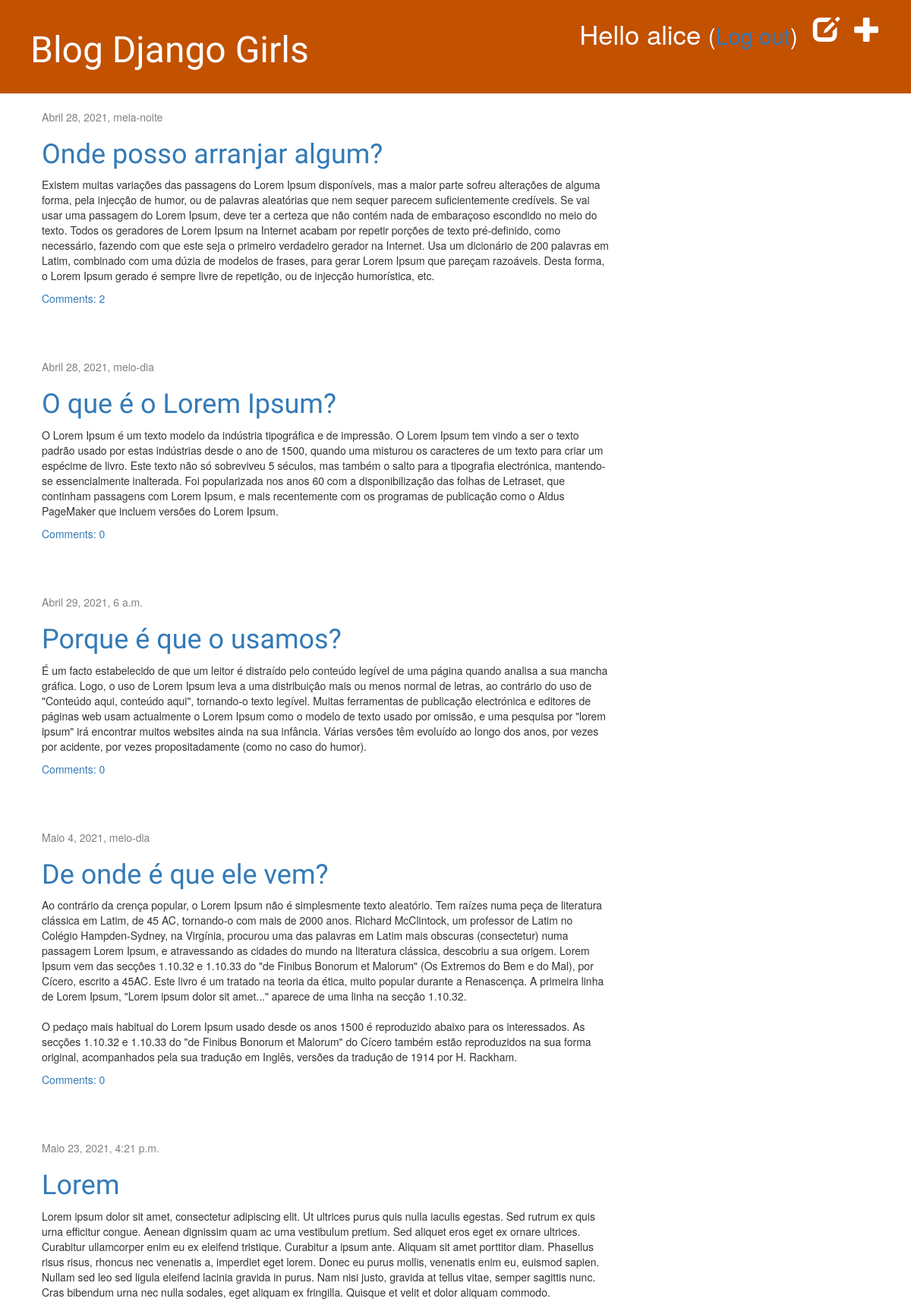
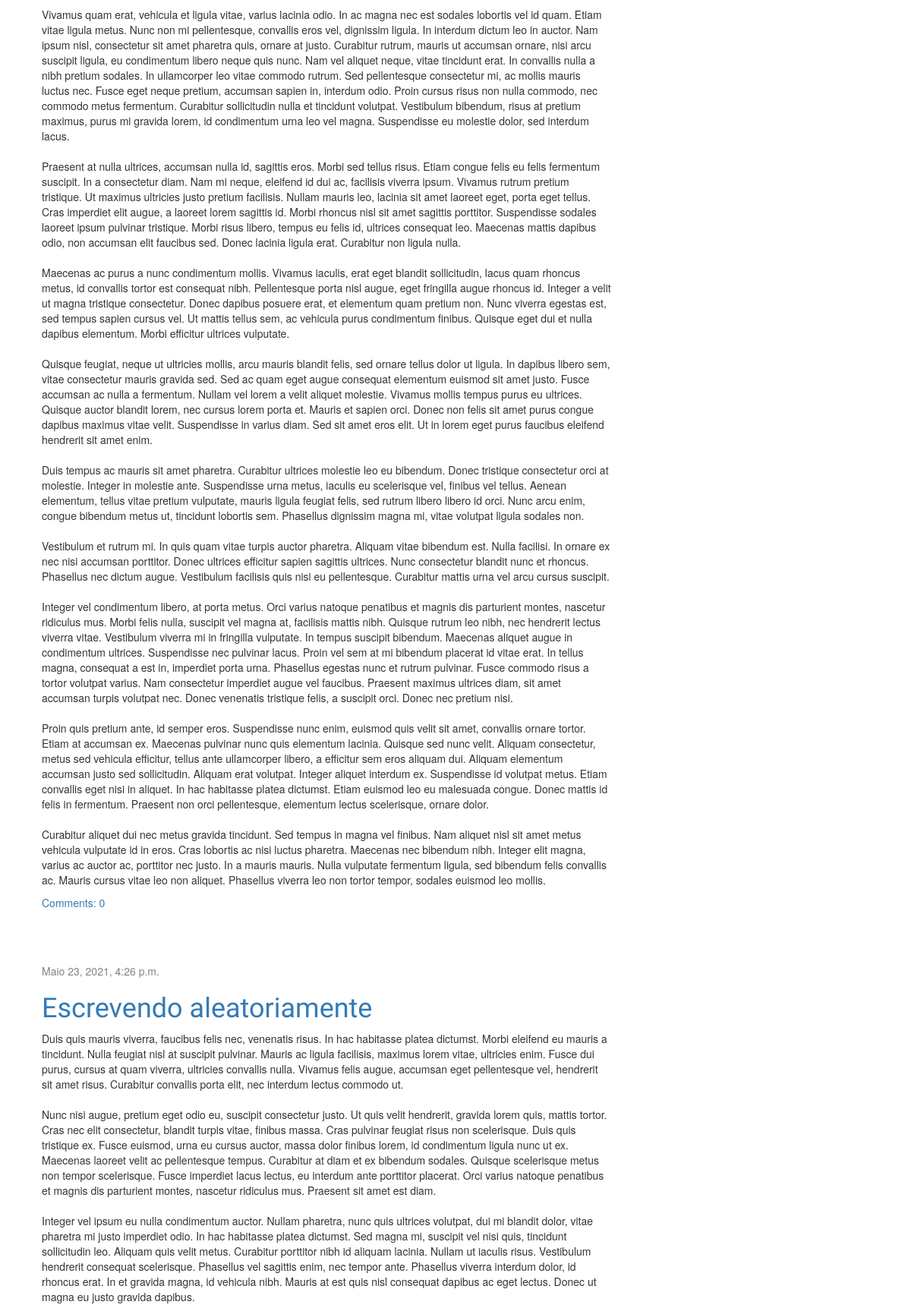
The app's page / (signed in, upper part) with its own data (2 pictures, top to bottom).
### blog/models.py (models this page shows, shortened)
class Post(models.Model):
    author = models.ForeignKey(settings.AUTH_USER_MODEL, on_delete=models.CASCADE)
    title = models.CharField(max_length=200)
    text = models.TextField()
    created_date = models.DateTimeField(default=timezone.now)
    published_date = models.DateTimeField(blank=True, null=True)
    def approved_comments(self):
        return self.comments.filter(approved_comment=True)

### blog/views.py (the view)
# urls.py: path('', views.post_list, name='post_list'),
@login_required
def post_list(request):
    posts = Post.objects.filter(published_date__lte=timezone.now()).order_by('published_date')
    return render(request, 'blog/post_list.html', {'posts': posts})

### blog/templates/blog/post_list.html
{% extends 'blog/base.html' %}
{% block content %}
    {% for post in posts %}
        <div class="post">
            <div class="date">
                {{ post.published_date }}
            </div>
            <h1><a href="{% url 'post_detail' pk=post.pk %}">{{ post.title }}</a></h1>
            <p>{{ post.text|linebreaksbr }}</p>
            <a href="{% url 'post_detail' pk=post.pk %}">Comments: {{ post.approved_comments.count }}</a>
        </div>
    {% endfor %}
{% endblock content %}

### blog/templates/blog/base.html (shortened to what this page needs)
{% load static %}
<html>
    <head>
        <link rel="stylesheet" href="//maxcdn.bootstrapcdn.com/bootstrap/3.2.0/css/bootstrap.min.css">
        <link rel="stylesheet" href="//maxcdn.bootstrapcdn.com/bootstrap/3.2.0/css/bootstrap-theme.min.css">
        <link rel="stylesheet" href="{% static 'css/blog.css' %}">
    </head>
    <body>
        <div class="page-header">
            {% if user.is_authenticated %}
                <a href="{% url 'post_new' %}" class="top-menu"><span class="glyphicon glyphicon-plus"></span></a>
                <a href="{% url 'post_draft_list' %}" class="top-menu"><span class="glyphicon glyphicon-edit"></span></a>
                <p class="top-menu">Hello {{ user.username }} <small>(<a href="{% url 'logout' %}">Log out</a>)</small></p>
            {% else %}
                <a href="{% url 'login' %}" class="top-menu"><span class="glyphicon glyphicon-lock"></span></a>
            {% endif %}
            <h1><a href="/">Blog Django Girls</a></h1>
        </div>
        <div class="content container">
            <div class="row">
                <div class="col-md-8">
                {% block content %}
                {% endblock %}
                </div>
            </div>
        </div>
    </body>
</html>

### blog/static/css/blog.css (style rules this page uses)
.page-header { background-color: #C25100; margin-top: 0; padding: 20px 20px 20px 40px; }
.page-header h1, .page-header h1 a, .page-header h1 a:visited, .page-header h1 a:active { color: #ffffff; font-size: 36pt; text-decoration: none; }
.content { margin-left: 40px; }
h1, h2, h3, h4 { font-family: 'Lobster', cursive; }
.date { color: #828282; }
.top-menu, .top-menu:hover, .top-menu:visited { color: #ffffff; float: right; font-size: 26pt; margin-right: 20px; }
.post { margin-bottom: 70px; }

### records on screen
Post: published_date "Abril 28, 2021, meia-noite", title "Onde posso arranjar algum?", text "Existem muitas variações das passagens do Lorem Ipsum disponíveis, mas a maior parte sofreu alterações de alguma forma, pela injecção de humor, ou de palavras aleatórias que nem sequer parecem suficientemente credíveis. Se vai usar uma passagem do Lorem Ipsum, deve ter a certeza que não contém nada de embaraçoso escondido no meio do texto. Todos os geradores de Lorem Ipsum na Internet acabam por repetir porções de texto pré-definido, como necessário, fazendo com que este seja o primeiro verdadeiro gerador na Internet. Usa um dicionário de 200 palavras em Latim, combinado com uma dúzia de modelos de frases, para gerar Lorem Ipsum que pareçam razoáveis. Desta forma, o Lorem Ipsum gerado é…", approved_comments.count "2"
Post: published_date "Abril 28, 2021, meio-dia", title "O que é o Lorem Ipsum?", text "O Lorem Ipsum é um texto modelo da indústria tipográfica e de impressão. O Lorem Ipsum tem vindo a ser o texto padrão usado por estas indústrias desde o ano de 1500, quando uma misturou os caracteres de um texto para criar um espécime de livro. Este texto não só sobreviveu 5 séculos, mas também o salto para a tipografia electrónica, mantendo-se essencialmente inalterada. Foi popularizada nos anos 60 com a disponibilização das folhas de Letraset, que continham passagens com Lorem Ipsum, e mais recentemente com os programas de publicação como o Aldus PageMaker que incluem versões do Lorem Ipsum.", approved_comments.count "0"
Post: published_date "Abril 29, 2021, 6 a.m.", title "Porque é que o usamos?", text "É um facto estabelecido de que um leitor é distraído pelo conteúdo legível de uma página quando analisa a sua mancha gráfica. Logo, o uso de Lorem Ipsum leva a uma distribuição mais ou menos normal de letras, ao contrário do uso de \"Conteúdo aqui, conteúdo aqui\", tornando-o texto legível. Muitas ferramentas de publicação electrónica e editores de páginas web usam actualmente o Lorem Ipsum como o modelo de texto usado por omissão, e uma pesquisa por \"lorem ipsum\" irá encontrar muitos websites ainda na sua infância. Várias versões têm evoluído ao longo dos anos, por vezes por acidente, por vezes propositadamente (como no caso do humor).", approved_comments.count "0"
Post: published_date "Maio 4, 2021, meio-dia", title "De onde é que ele vem?", text "Ao contrário da crença popular, o Lorem Ipsum não é simplesmente texto aleatório. Tem raízes numa peça de literatura clássica em Latim, de 45 AC, tornando-o com mais de 2000 anos. Richard McClintock, um professor de Latim no Colégio Hampden-Sydney, na Virgínia, procurou uma das palavras em Latim mais obscuras (consectetur) numa passagem Lorem Ipsum, e atravessando as cidades do mundo na literatura clássica, descobriu a sua origem. Lorem Ipsum vem das secções 1.10.32 e 1.10.33 do \"de Finibus Bonorum et Malorum\" (Os Extremos do Bem e do Mal), por Cícero, escrito a 45AC. Este livro é um tratado na teoria da ética, muito popular durante a Renascença. A primeira linha de Lorem Ipsum, \"Lorem…", approved_comments.count "0"
Post: published_date "Maio 23, 2021, 4:21 p.m.", title "Lorem", text "Lorem ipsum dolor sit amet, consectetur adipiscing elit. Ut ultrices purus quis nulla iaculis egestas. Sed rutrum ex quis urna efficitur congue. Aenean dignissim quam ac urna vestibulum pretium. Sed aliquet eros eget ex ornare ultrices. Curabitur ullamcorper enim eu ex eleifend tristique. Curabitur a ipsum ante. Aliquam sit amet porttitor diam. Phasellus risus risus, rhoncus nec venenatis a, imperdiet eget lorem. Donec eu purus mollis, venenatis enim eu, euismod sapien. Nullam sed leo sed ligula eleifend lacinia gravida in purus. Nam nisi justo, gravida at tellus vitae, semper sagittis nunc. Cras bibendum urna nec nulla sodales, eget aliquam ex fringilla. Quisque et velit et dolor aliquam…", approved_comments.count "0"
Post: published_date "Maio 23, 2021, 4:26 p.m.", title "Escrevendo aleatoriamente", text "Duis quis mauris viverra, faucibus felis nec, venenatis risus. In hac habitasse platea dictumst. Morbi eleifend eu mauris a tincidunt. Nulla feugiat nisl at suscipit pulvinar. Mauris ac ligula facilisis, maximus lorem vitae, ultricies enim. Fusce dui purus, cursus at quam viverra, ultricies convallis nulla. Vivamus felis augue, accumsan eget pellentesque vel, hendrerit sit amet risus. Curabitur convallis porta elit, nec interdum lectus commodo ut. Nunc nisi augue, pretium eget odio eu, suscipit consectetur justo. Ut quis velit hendrerit, gravida lorem quis, mattis tortor. Cras nec elit consectetur, blandit turpis vitae, finibus massa. Cras pulvinar feugiat risus non scelerisque. Duis quis…"

### other values on screen
{{ user.username }} "alice"
